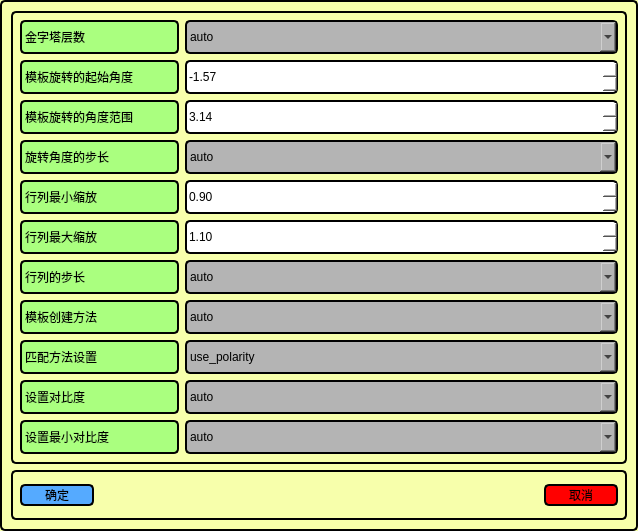
<?xml version="1.0" encoding="UTF-8"?>
<ui version="4.0">
 <class>CreateScaledShapeModelDialog</class>
 <widget class="QDialog" name="CreateScaledShapeModelDialog">
  <property name="geometry">
   <rect>
    <x>0</x>
    <y>0</y>
    <width>638</width>
    <height>531</height>
   </rect>
  </property>
  <property name="windowTitle">
   <string>Dialog</string>
  </property>
  <property name="styleSheet">
   <string notr="true">QWidget{
background-color: rgb(247, 255, 171);
	color: rgb(0, 0, 0);
border-style:solid;
border-width:2px;
border-radius:5px;
}
QLabel{
background-color: rgb(170, 255, 127);
	font: 12pt &quot;Adobe 黑体 Std R&quot;;
min-width: 155px;
}
QComboBox{
background-color: rgb(180, 180, 180);
min-height: 30px;
}
QDoubleSpinBox{
background-color: rgb(255, 255, 255);
min-height: 30px;
}
QPushButton{
background-color: rgb(255, 170, 0);
border-color: rgb(0, 0, 0);
border-style:solid;
border-width:2px;
border-radius:5px;
font:15px &quot;微软雅黑&quot;;min-width: 70px;
}
QPushButton:hover{
background-color: qlineargradient(spread:pad, x1:0, y1:1, x2:1, y2:0, stop:0 rgba(255, 200, 157, 255), stop:0.857955 rgba(157, 213, 221, 255));
}
QPushButton:pressed{
background-color: rgb(47, 141, 69);
border-color: rgb(179, 179, 179);
}</string>
  </property>
  <layout class="QVBoxLayout" name="verticalLayout" stretch="9,1">
   <item>
    <widget class="QWidget" name="widget" native="true">
     <layout class="QFormLayout" name="formLayout">
      <item row="0" column="0">
       <widget class="QLabel" name="label">
        <property name="text">
         <string>金字塔层数</string>
        </property>
       </widget>
      </item>
      <item row="0" column="1">
       <widget class="QComboBox" name="comboBox">
        <item>
         <property name="text">
          <string>auto</string>
         </property>
        </item>
        <item>
         <property name="text">
          <string>0</string>
         </property>
        </item>
        <item>
         <property name="text">
          <string>1</string>
         </property>
        </item>
        <item>
         <property name="text">
          <string>2</string>
         </property>
        </item>
        <item>
         <property name="text">
          <string>3</string>
         </property>
        </item>
        <item>
         <property name="text">
          <string>4</string>
         </property>
        </item>
        <item>
         <property name="text">
          <string>5</string>
         </property>
        </item>
        <item>
         <property name="text">
          <string>6</string>
         </property>
        </item>
        <item>
         <property name="text">
          <string>7</string>
         </property>
        </item>
        <item>
         <property name="text">
          <string>8</string>
         </property>
        </item>
        <item>
         <property name="text">
          <string>9</string>
         </property>
        </item>
        <item>
         <property name="text">
          <string>10</string>
         </property>
        </item>
       </widget>
      </item>
      <item row="1" column="0">
       <widget class="QLabel" name="label_2">
        <property name="text">
         <string>模板旋转的起始角度</string>
        </property>
       </widget>
      </item>
      <item row="1" column="1">
       <widget class="QDoubleSpinBox" name="doubleSpinBox">
        <property name="minimum">
         <double>-7.000000000000000</double>
        </property>
        <property name="maximum">
         <double>7.000000000000000</double>
        </property>
        <property name="singleStep">
         <double>0.010000000000000</double>
        </property>
        <property name="value">
         <double>-1.570000000000000</double>
        </property>
       </widget>
      </item>
      <item row="2" column="0">
       <widget class="QLabel" name="label_3">
        <property name="text">
         <string>模板旋转的角度范围</string>
        </property>
       </widget>
      </item>
      <item row="2" column="1">
       <widget class="QDoubleSpinBox" name="doubleSpinBox_3">
        <property name="minimum">
         <double>-7.000000000000000</double>
        </property>
        <property name="maximum">
         <double>7.000000000000000</double>
        </property>
        <property name="singleStep">
         <double>0.010000000000000</double>
        </property>
        <property name="value">
         <double>3.140000000000000</double>
        </property>
       </widget>
      </item>
      <item row="3" column="0">
       <widget class="QLabel" name="label_4">
        <property name="text">
         <string>旋转角度的步长</string>
        </property>
       </widget>
      </item>
      <item row="4" column="0">
       <widget class="QLabel" name="label_5">
        <property name="text">
         <string>行列最小缩放</string>
        </property>
       </widget>
      </item>
      <item row="5" column="0">
       <widget class="QLabel" name="label_6">
        <property name="text">
         <string>行列最大缩放</string>
        </property>
       </widget>
      </item>
      <item row="6" column="0">
       <widget class="QLabel" name="label_7">
        <property name="text">
         <string>行列的步长</string>
        </property>
       </widget>
      </item>
      <item row="7" column="0">
       <widget class="QLabel" name="label_8">
        <property name="text">
         <string>模板创建方法</string>
        </property>
       </widget>
      </item>
      <item row="3" column="1">
       <widget class="QComboBox" name="comboBox_3">
        <item>
         <property name="text">
          <string>auto</string>
         </property>
        </item>
        <item>
         <property name="text">
          <string>0.0175</string>
         </property>
        </item>
        <item>
         <property name="text">
          <string>0.0349</string>
         </property>
        </item>
        <item>
         <property name="text">
          <string>0.0524</string>
         </property>
        </item>
        <item>
         <property name="text">
          <string>0.0698</string>
         </property>
        </item>
        <item>
         <property name="text">
          <string>0.0873</string>
         </property>
        </item>
       </widget>
      </item>
      <item row="4" column="1">
       <widget class="QDoubleSpinBox" name="doubleSpinBox_4">
        <property name="minimum">
         <double>0.500000000000000</double>
        </property>
        <property name="maximum">
         <double>1.000000000000000</double>
        </property>
        <property name="singleStep">
         <double>0.100000000000000</double>
        </property>
        <property name="value">
         <double>0.900000000000000</double>
        </property>
       </widget>
      </item>
      <item row="5" column="1">
       <widget class="QDoubleSpinBox" name="doubleSpinBox_5">
        <property name="minimum">
         <double>1.000000000000000</double>
        </property>
        <property name="maximum">
         <double>1.500000000000000</double>
        </property>
        <property name="singleStep">
         <double>0.100000000000000</double>
        </property>
        <property name="value">
         <double>1.100000000000000</double>
        </property>
       </widget>
      </item>
      <item row="6" column="1">
       <widget class="QComboBox" name="comboBox_4">
        <item>
         <property name="text">
          <string>auto</string>
         </property>
        </item>
        <item>
         <property name="text">
          <string>0.01</string>
         </property>
        </item>
        <item>
         <property name="text">
          <string>0.02</string>
         </property>
        </item>
        <item>
         <property name="text">
          <string>0.05</string>
         </property>
        </item>
        <item>
         <property name="text">
          <string>0.1</string>
         </property>
        </item>
       </widget>
      </item>
      <item row="7" column="1">
       <widget class="QComboBox" name="comboBox_5">
        <item>
         <property name="text">
          <string>auto</string>
         </property>
        </item>
        <item>
         <property name="text">
          <string>none</string>
         </property>
        </item>
        <item>
         <property name="text">
          <string>point_reduction_low</string>
         </property>
        </item>
        <item>
         <property name="text">
          <string>point_reduction_medium</string>
         </property>
        </item>
        <item>
         <property name="text">
          <string>point_reduction_high</string>
         </property>
        </item>
        <item>
         <property name="text">
          <string>pregeneration</string>
         </property>
        </item>
        <item>
         <property name="text">
          <string>no_pregeneration</string>
         </property>
        </item>
       </widget>
      </item>
      <item row="8" column="0">
       <widget class="QLabel" name="label_9">
        <property name="text">
         <string>匹配方法设置</string>
        </property>
       </widget>
      </item>
      <item row="8" column="1">
       <widget class="QComboBox" name="comboBox_7">
        <item>
         <property name="text">
          <string>use_polarity</string>
         </property>
        </item>
        <item>
         <property name="text">
          <string>ignore_global_polarity</string>
         </property>
        </item>
        <item>
         <property name="text">
          <string>ignore_local_polarity</string>
         </property>
        </item>
        <item>
         <property name="text">
          <string>ignore_color_polarity</string>
         </property>
        </item>
       </widget>
      </item>
      <item row="9" column="0">
       <widget class="QLabel" name="label_10">
        <property name="text">
         <string>设置对比度</string>
        </property>
       </widget>
      </item>
      <item row="9" column="1">
       <widget class="QComboBox" name="comboBox_6">
        <item>
         <property name="text">
          <string>auto</string>
         </property>
        </item>
        <item>
         <property name="text">
          <string>auto_contrast</string>
         </property>
        </item>
        <item>
         <property name="text">
          <string>auto_contrast_hyst</string>
         </property>
        </item>
        <item>
         <property name="text">
          <string>auto_min_size</string>
         </property>
        </item>
        <item>
         <property name="text">
          <string>10</string>
         </property>
        </item>
        <item>
         <property name="text">
          <string>20</string>
         </property>
        </item>
        <item>
         <property name="text">
          <string>30</string>
         </property>
        </item>
        <item>
         <property name="text">
          <string>40</string>
         </property>
        </item>
        <item>
         <property name="text">
          <string>60</string>
         </property>
        </item>
        <item>
         <property name="text">
          <string>80</string>
         </property>
        </item>
        <item>
         <property name="text">
          <string>100</string>
         </property>
        </item>
        <item>
         <property name="text">
          <string>120</string>
         </property>
        </item>
        <item>
         <property name="text">
          <string>140</string>
         </property>
        </item>
        <item>
         <property name="text">
          <string>160</string>
         </property>
        </item>
       </widget>
      </item>
      <item row="10" column="0">
       <widget class="QLabel" name="label_11">
        <property name="text">
         <string>设置最小对比度</string>
        </property>
       </widget>
      </item>
      <item row="10" column="1">
       <widget class="QComboBox" name="comboBox_8">
        <item>
         <property name="text">
          <string>auto</string>
         </property>
        </item>
        <item>
         <property name="text">
          <string>1</string>
         </property>
        </item>
        <item>
         <property name="text">
          <string>2</string>
         </property>
        </item>
        <item>
         <property name="text">
          <string>3</string>
         </property>
        </item>
        <item>
         <property name="text">
          <string>5</string>
         </property>
        </item>
        <item>
         <property name="text">
          <string>7</string>
         </property>
        </item>
        <item>
         <property name="text">
          <string>10</string>
         </property>
        </item>
        <item>
         <property name="text">
          <string>20</string>
         </property>
        </item>
        <item>
         <property name="text">
          <string>30</string>
         </property>
        </item>
        <item>
         <property name="text">
          <string>40</string>
         </property>
        </item>
       </widget>
      </item>
     </layout>
    </widget>
   </item>
   <item>
    <widget class="QWidget" name="widget_3" native="true">
     <layout class="QHBoxLayout" name="horizontalLayout">
      <item>
       <widget class="QPushButton" name="pushButton">
        <property name="styleSheet">
         <string notr="true">background-color: rgb(85, 170, 255);</string>
        </property>
        <property name="text">
         <string>确定</string>
        </property>
       </widget>
      </item>
      <item>
       <spacer name="horizontalSpacer">
        <property name="orientation">
         <enum>Qt::Horizontal</enum>
        </property>
        <property name="sizeHint" stdset="0">
         <size>
          <width>439</width>
          <height>20</height>
         </size>
        </property>
       </spacer>
      </item>
      <item>
       <widget class="QPushButton" name="pushButton_2">
        <property name="styleSheet">
         <string notr="true">background-color: rgb(255, 0, 0);</string>
        </property>
        <property name="text">
         <string>取消</string>
        </property>
       </widget>
      </item>
     </layout>
    </widget>
   </item>
  </layout>
 </widget>
 <resources/>
 <connections/>
</ui>
